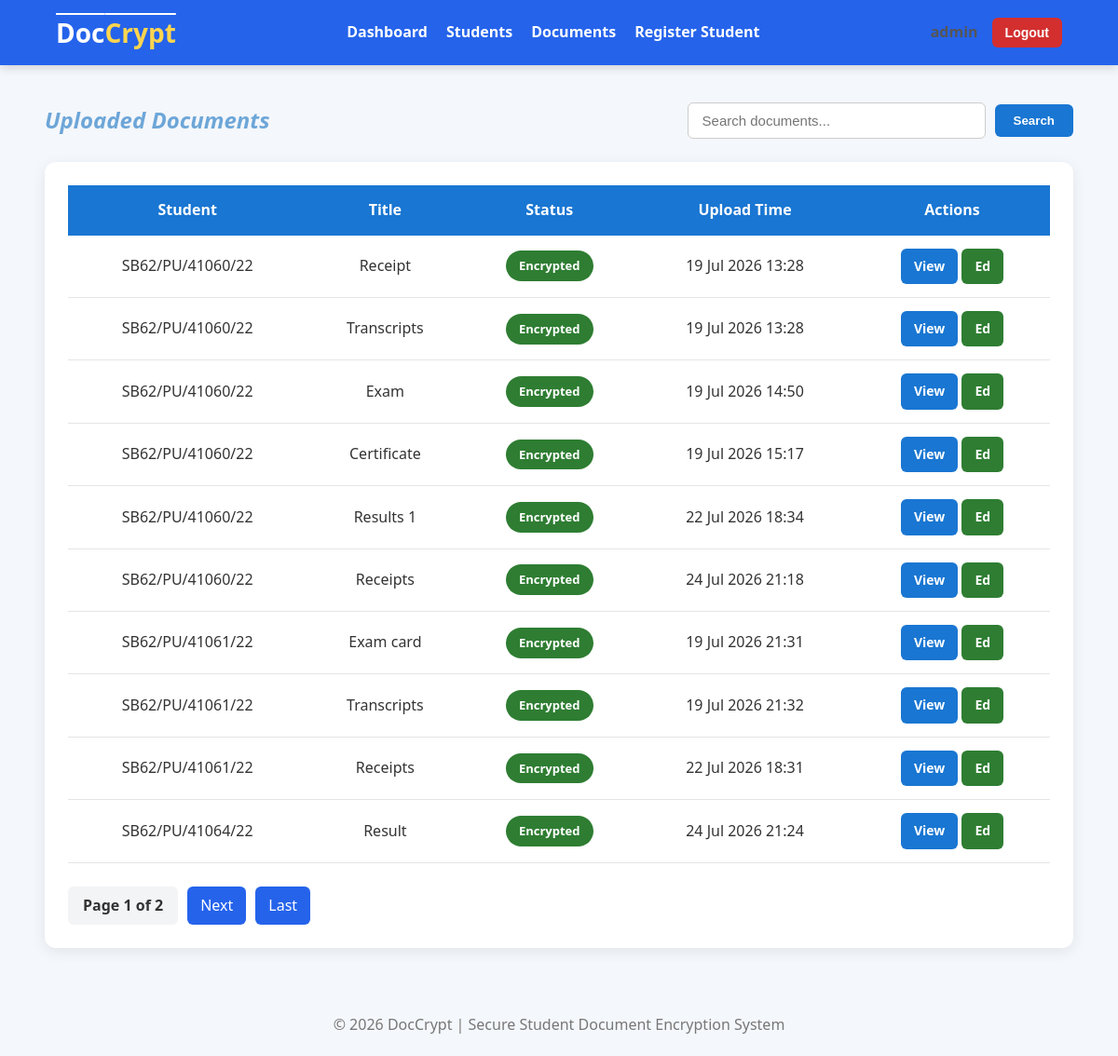
The app's page /documents/documents/ (signed in), older data.
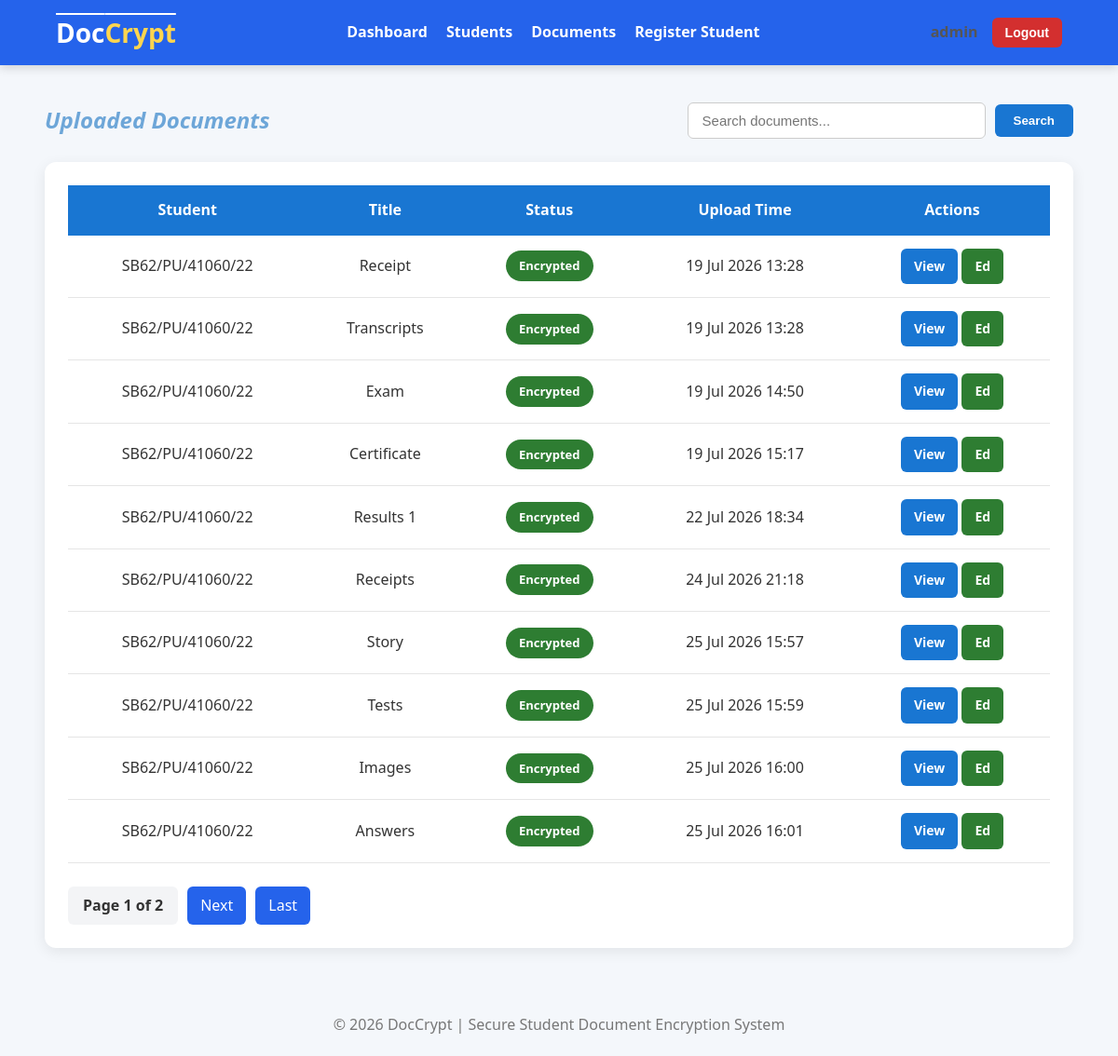
The same page, newer data.
### documents/models.py (models this page shows, shortened)
class Document(models.Model):
    class Status(models.TextChoices):
        PENDING = "PENDING", "Pending"
        ENCRYPTED = "ENCRYPTED", "Encrypted"
    student = models.ForeignKey(Student, on_delete=models.CASCADE, related_name="documents")
    uploaded_by = models.ForeignKey(CustomUser, on_delete=models.SET_NULL, null=True, related_name="uploaded_documents")
    title = models.CharField( max_length=255)
    original_file = models.FileField(upload_to="documents/original/")
    encrypted_file = models.FileField(upload_to="documents/encrypted/", null=True, blank=True)
    encrypted_key = models.BinaryField(null=True, blank=True)
    status = models.CharField(max_length=30, choices=Status.choices, default=Status.PENDING, db_index=True)
    uploaded_at = models.DateTimeField(auto_now_add=True)
    encrypted_at = models.DateTimeField(null=True, blank=True)
    class Meta:
        ordering = ["-uploaded_at"]
        verbose_name = "Document"
        verbose_name_plural = "Documents"

### student/models.py (models this page shows, shortened)
class Student(models.Model):
    class Status(models.TextChoices):
        ACTIVE = "ACTIVE", "Active"
        DEFERRED = "DEFERRED", "Deferred"
        GRADUATED = "GRADUATED", "Graduated"
        DEACTIVATED = "DEACTIVATED", "Deactivated"
    user = models.OneToOneField(CustomUser,on_delete=models.CASCADE,related_name="student")
    admission_number = models.CharField(max_length=25,unique=True)
    first_name = models.CharField(max_length=50)
    last_name = models.CharField(max_length=50)
    phone_number = models.CharField(max_length=15,blank=True)
    programme = models.CharField(max_length=50)
    department = models.CharField(max_length=50)
    year_of_study = models.PositiveSmallIntegerField(default=1)
    status = models.CharField(max_length=25,choices=Status.choices, default=Status.ACTIVE)
    class Meta:
        ordering = ["admission_number"]
        verbose_name = "Student"
        verbose_name_plural = "Students"

### documents/views.py (the view, shortened to what this page needs)
# urls.py: path("documents/", views.document_list, name="document_list"),
@login_required
def document_list(request):
    if not request.user.is_admin:
        return HttpResponseForbidden(request, "This page is only accessible to administrators.")
    documents = Document.objects.select_related("student").all().order_by("student__admission_number")
    query = request.GET.get("q", "")
    paginator = Paginator(documents, 10)
    page_number = request.GET.get("page")
    documents = paginator.get_page(page_number)
    context = {"documents": documents, "query": query}
    return render(request, "documents/documents_list.html", context)

### users/models.py (called while the page is built)
    @property
    def is_admin(self):
        return self.role == self.Role.ADMIN or self.is_superuser

### documents/templates/documents/documents_list.html (shortened to what this page needs)
{% extends "users/base.html" %}
{% block content %}
<div class="page-header">
    <div class="page-title">
        <h2>Uploaded Documents</h2>
    </div>
    <div class="page-search">
        <form method="get" class="search-form">
            <input
                type="text"
                name="q"
                value="{{ query }}"
                placeholder="Search documents..."
                class="search-input"
            >
            <button type="submit" class="btn btn-primary">Search</button>
        </form>
    </div>
</div>
<div class="card">
    <table>
        <thead>
            <tr>
                <th>Student</th>
                <th>Title</th>
                <th>Status</th>
                <th>Upload Time</th>
                <th>Actions</th>
            </tr>
        </thead>
        <tbody>
        {% for document in documents %}
            <tr>
                <td>
                    {{ document.student.admission_number }}
                </td>
                <td>
                    {{ document.title }}
                </td>
                <td>
                    {% if document.status == "ENCRYPTED" %}
                        <span class="badge badge-success">
                            {{ document.get_status_display }}
                        </span>
                    {% else %}
                        <span class="badge badge-warning">
                            {{ document.get_status_display }}
                        </span>
                    {% endif %}
                </td>
                <td>
                    {{ document.uploaded_at|date:"d M Y H:i" }}
                </td>
                <td>
                    <a href="{% url 'document_detail' document.id %}" class="btn btn-primary btn-small">View</a>
                    <a href="{% url 'edit_document' document.id %}" class="btn btn-success btn-small">Ed</a>
                </td>
            </tr>
        {% empty %}
            <tr>
                <td colspan="5">No uploaded documents.</td>
            </tr>
        {% endfor %}
        </tbody>
    </table>
    {% if documents.has_other_pages %}
    <div class="pagination">
        <span class="current-page">
            Page {{ documents.number }} of {{ documents.paginator.num_pages }}
        </span>
        {% if documents.has_next %}
            <a href="?page={{ documents.next_page_number }}{% if query %}&q={{ query }}{% endif %}">Next</a>
            <a href="?page={{ documents.paginator.num_pages }}{% if query %}&q={{ query }}{% endif %}">Last</a>
        {% endif %}
    </div>
    {% endif %}
</div>
{% endblock %}

Row changes from the older to the newer data that the page shows:
no longer on this page (row unchanged): Document: student.admission_number "SB62/PU/41061/22", title "Exam card", status "Encrypted", uploaded_at "19 Jul 2026 21:31"
no longer on this page (row unchanged): Document: student.admission_number "SB62/PU/41061/22", title "Transcripts", status "Encrypted", uploaded_at "19 Jul 2026 21:32"
no longer on this page (row unchanged): Document: student.admission_number "SB62/PU/41061/22", title "Receipts", status "Encrypted", uploaded_at "22 Jul 2026 18:31"
no longer on this page (row unchanged): Document: student.admission_number "SB62/PU/41064/22", title "Result", status "Encrypted", uploaded_at "24 Jul 2026 21:24"
added Document: student.admission_number "SB62/PU/41060/22", title "Story", status "Encrypted", uploaded_at "25 Jul 2026 15:57"
added Document: student.admission_number "SB62/PU/41060/22", title "Tests", status "Encrypted", uploaded_at "25 Jul 2026 15:59"
added Document: student.admission_number "SB62/PU/41060/22", title "Images", status "Encrypted", uploaded_at "25 Jul 2026 16:00"
added Document: student.admission_number "SB62/PU/41060/22", title "Answers", status "Encrypted", uploaded_at "25 Jul 2026 16:01"
